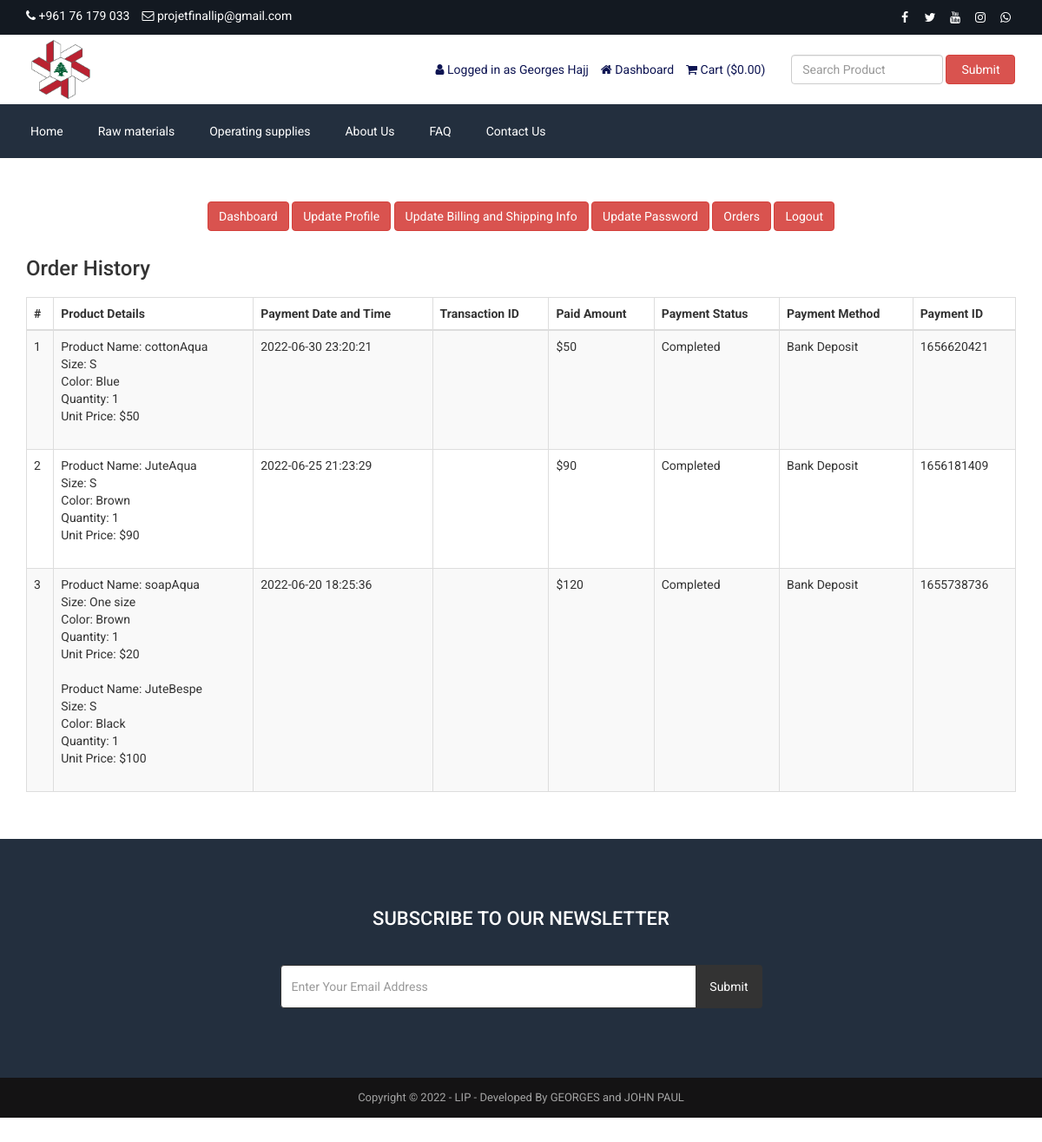
The page /customer-order.php (signed in) on the database its author committed.
### tables this page shows
CREATE TABLE `tbl_settings` (
  `id` int(11) NOT NULL,
  `logo` varchar(255) NOT NULL,
  `favicon` varchar(255) NOT NULL,
  `footer_about` text NOT NULL,
  `footer_copyright` text NOT NULL,
  `contact_address` text NOT NULL,
  `contact_email` varchar(255) NOT NULL,
  `contact_phone` varchar(255) NOT NULL,
  `contact_fax` varchar(255) NOT NULL,
  `contact_map_iframe` text NOT NULL,
  `receive_email` varchar(255) NOT NULL,
  `receive_email_subject` varchar(255) NOT NULL,
  `receive_email_thank_you_message` text NOT NULL,
  `forget_password_message` text NOT NULL,
  `total_recent_post_footer` int(10) NOT NULL,
  `total_popular_post_footer` int(10) NOT NULL,
  `total_recent_post_sidebar` int(11) NOT NULL,
  `total_popular_post_sidebar` int(11) NOT NULL,
  `total_featured_product_home` int(11) NOT NULL,
  `total_latest_product_home` int(11) NOT NULL,
  `total_popular_product_home` int(11) NOT NULL,
  `meta_title_home` text NOT NULL,
  `meta_keyword_home` text NOT NULL,
  `meta_description_home` text NOT NULL,
  `banner_login` varchar(255) NOT NULL,
  `banner_registration` varchar(255) NOT NULL,
  `banner_forget_password` varchar(255) NOT NULL,
  `banner_reset_password` varchar(255) NOT NULL,
  `banner_search` varchar(255) NOT NULL,
  `banner_cart` varchar(255) NOT NULL,
  `banner_checkout` varchar(255) NOT NULL,
  `banner_product_category` varchar(255) NOT NULL,
  `banner_blog` varchar(255) NOT NULL,
  `cta_title` varchar(255) NOT NULL,
  `cta_content` text NOT NULL,
  `cta_read_more_text` varchar(255) NOT NULL,
  `cta_read_more_url` varchar(255) NOT NULL,
  `cta_photo` varchar(255) NOT NULL,
  `featured_product_title` varchar(255) NOT NULL,
  `featured_product_subtitle` varchar(255) NOT NULL,
  `latest_product_title` varchar(255) NOT NULL,
  `latest_product_subtitle` varchar(255) NOT NULL,
  `popular_product_title` varchar(255) NOT NULL,
  `popular_product_subtitle` varchar(255) NOT NULL,
  `testimonial_title` varchar(255) NOT NULL,
  `testimonial_subtitle` varchar(255) NOT NULL,
  `testimonial_photo` varchar(255) NOT NULL,
  `blog_title` varchar(255) NOT NULL,
  `blog_subtitle` varchar(255) NOT NULL,
  `newsletter_text` text NOT NULL,
  `paypal_email` varchar(255) NOT NULL,
  `stripe_public_key` varchar(255) NOT NULL,
  `stripe_secret_key` varchar(255) NOT NULL,
  `bank_detail` text NOT NULL,
  `before_head` text NOT NULL,
  `after_body` text NOT NULL,
  `before_body` text NOT NULL,
  `home_service_on_off` int(11) NOT NULL,
  `home_welcome_on_off` int(11) NOT NULL,
  `home_featured_product_on_off` int(11) NOT NULL,
  `home_latest_product_on_off` int(11) NOT NULL,
  `home_popular_product_on_off` int(11) NOT NULL,
  `home_testimonial_on_off` int(11) NOT NULL,
  `home_blog_on_off` int(11) NOT NULL,
  `newsletter_on_off` int(11) NOT NULL,
  `ads_above_welcome_on_off` int(1) NOT NULL,
  `ads_above_featured_product_on_off` int(1) NOT NULL,
  `ads_above_latest_product_on_off` int(1) NOT NULL,
  `ads_above_popular_product_on_off` int(1) NOT NULL,
  `ads_above_testimonial_on_off` int(1) NOT NULL,
  `ads_category_sidebar_on_off` int(1) NOT NULL
);

CREATE TABLE `tbl_social` (
  `social_id` int(11) NOT NULL,
  `social_name` varchar(30) NOT NULL,
  `social_url` varchar(255) NOT NULL,
  `social_icon` varchar(30) NOT NULL
);

CREATE TABLE `tbl_top_category` (
  `tcat_id` int(11) NOT NULL,
  `tcat_name` varchar(255) NOT NULL,
  `show_on_menu` int(1) NOT NULL
);

CREATE TABLE `tbl_page` (
  `id` int(11) NOT NULL,
  `about_title` varchar(255) NOT NULL,
  `about_content` text NOT NULL,
  `about_banner` varchar(255) NOT NULL,
  `about_meta_title` varchar(255) NOT NULL,
  `about_meta_keyword` text NOT NULL,
  `about_meta_description` text NOT NULL,
  `faq_title` varchar(255) NOT NULL,
  `faq_banner` varchar(255) NOT NULL,
  `faq_meta_title` varchar(255) NOT NULL,
  `faq_meta_keyword` text NOT NULL,
  `faq_meta_description` text NOT NULL,
  `blog_title` varchar(255) NOT NULL,
  `blog_banner` varchar(255) NOT NULL,
  `blog_meta_title` varchar(255) NOT NULL,
  `blog_meta_keyword` text NOT NULL,
  `blog_meta_description` text NOT NULL,
  `contact_title` varchar(255) NOT NULL,
  `contact_banner` varchar(255) NOT NULL,
  `contact_meta_title` varchar(255) NOT NULL,
  `contact_meta_keyword` text NOT NULL,
  `contact_meta_description` text NOT NULL,
  `pgallery_title` varchar(255) NOT NULL,
  `pgallery_banner` varchar(255) NOT NULL,
  `pgallery_meta_title` varchar(255) NOT NULL,
  `pgallery_meta_keyword` text NOT NULL,
  `pgallery_meta_description` text NOT NULL,
  `vgallery_title` varchar(255) NOT NULL,
  `vgallery_banner` varchar(255) NOT NULL,
  `vgallery_meta_title` varchar(255) NOT NULL,
  `vgallery_meta_keyword` text NOT NULL,
  `vgallery_meta_description` text NOT NULL
);

CREATE TABLE `tbl_payment` (
  `pay_id` int(11) NOT NULL,
  `customer_id` int(11) NOT NULL,
  `customer_FirstName` varchar(255) NOT NULL,
  `customer_LastName` varchar(255) NOT NULL,
  `customer_email` varchar(255) NOT NULL,
  `payment_date` varchar(50) NOT NULL,
  `txnid` varchar(255) NOT NULL,
  `paid_amount` int(11) NOT NULL,
  `card_number` varchar(50) NOT NULL,
  `card_cvv` varchar(10) NOT NULL,
  `card_month` varchar(10) NOT NULL,
  `card_year` varchar(10) NOT NULL,
  `bank_transaction_info` text NOT NULL,
  `payment_method` varchar(20) NOT NULL,
  `payment_status` varchar(25) NOT NULL,
  `shipping_status` varchar(20) NOT NULL,
  `payment_id` varchar(255) NOT NULL
);

CREATE TABLE `tbl_order` (
  `id` int(11) NOT NULL,
  `customer_id` int(11) NOT NULL,
  `product_id` int(11) NOT NULL,
  `product_name` varchar(255) NOT NULL,
  `size` varchar(100) NOT NULL,
  `color` varchar(100) NOT NULL,
  `quantity` varchar(50) NOT NULL,
  `unit_price` varchar(50) NOT NULL,
  `payment_id` varchar(255) NOT NULL,
  `company_id` int(11) NOT NULL,
  `order_status_id` int(11) NOT NULL
);

### customer-order.php (the view, shortened to what the rows shown need)
<?php require_once('header.php'); ?>
<div class="page">
    <div class="container">
        <div class="row">
            <div class="col-md-12">
                <div class="user-content">
                    <div class="table-responsive">
                        <table class="table table-bordered table-striped table-hover">
                            <thead>
                                <tr>
                                    <th><?php echo '#' ?></th>
                                    <th><?php echo 'Product Details'; ?></th>
                                    <th><?php echo 'Payment Date and Time'; ?></th>
                                    <th><?php echo 'Transaction ID'; ?></th>
                                    <th><?php echo 'Paid Amount'; ?></th>
                                    <th><?php echo 'Payment Status'; ?></th>
                                    <th><?php echo 'Payment Method'; ?></th>
                                    <th><?php echo 'Payment ID'; ?></th>
                                </tr>
                            </thead>
                            <tbody>
            <?php
            $limit = 10;
            $page = @$_GET['page'];
            if($page)
                $start = ($page - 1) * $limit;
            else
                $start = 0;
            $statement = $pdo->prepare("SELECT * FROM tbl_payment WHERE customer_email=? ORDER BY pay_id DESC LIMIT $start, $limit");
            $statement->execute(array($_SESSION['customer']['cust_email']));
            $result = $statement->fetchAll(PDO::FETCH_ASSOC);
            if ($page == 0) $page = 1;
            ?>
                                <?php
                                $tip = $page*10-10;
                                foreach ($result as $row) {
                                    $tip++;
                                    ?>
                                    <tr>
                                        <td><?php echo $tip; ?></td>
                                        <td>
                                            <?php
                                            $statement1 = $pdo->prepare("SELECT * FROM tbl_order WHERE payment_id=?");
                                            $statement1->execute(array($row['payment_id']));
                                            $result1 = $statement1->fetchAll(PDO::FETCH_ASSOC);
                                            foreach ($result1 as $row1) {
                                                echo 'Product Name: '.$row1['product_name'];
                                                echo '<br>Size: '.$row1['size'];
                                                echo '<br>Color: '.$row1['color'];
                                                echo '<br>Quantity: '.$row1['quantity'];
                                                echo '<br>Unit Price: $'.$row1['unit_price'];
                                                echo '<br><br>';
                                            }
                                            ?>
                                        </td>
                                        <td><?php echo $row['payment_date']; ?></td>
                                        <td><?php echo $row['txnid']; ?></td>
                                        <td><?php echo '$'.$row['paid_amount']; ?></td>
                                        <td><?php echo $row['payment_status']; ?></td>
                                        <td><?php echo $row['payment_method']; ?></td>
                                        <td><?php echo $row['payment_id']; ?></td>
                                    </tr>
                                    <?php
                                }
                                ?>
                            </tbody>
                        </table>
                </div>
            </div>
        </div>
    </div>
</div>
<?php require_once('footer.php'); ?>

### header.php (shortened to what the rows shown need)
<?php
include("admin/inc/config.php");
$statement = $pdo->prepare("SELECT * FROM tbl_settings WHERE id=1");
$statement->execute();
$result = $statement->fetchAll(PDO::FETCH_ASSOC);
foreach ($result as $row)
{
	$logo = $row['logo'];
	$contact_email = $row['contact_email'];
	$contact_phone = $row['contact_phone'];
}
?>
<!DOCTYPE html>
<html lang="en">
<head>
	<link rel="stylesheet" href="assets/css/bootstrap.min.css">
	<link rel="stylesheet" href="assets/css/font-awesome.min.css">
	<link rel="stylesheet" href="assets/css/owl.carousel.min.css">
	<link rel="stylesheet" href="assets/css/owl.theme.default.min.css">
	<link rel="stylesheet" href="assets/css/jquery.bxslider.min.css">
    <link rel="stylesheet" href="assets/css/magnific-popup.css">
    <link rel="stylesheet" href="assets/css/rating.css">
	<link rel="stylesheet" href="assets/css/spacing.css">
	<link rel="stylesheet" href="assets/css/bootstrap-touch-slider.css">
	<link rel="stylesheet" href="assets/css/animate.min.css">
	<link rel="stylesheet" href="assets/css/tree-menu.css">
	<link rel="stylesheet" href="assets/css/select2.min.css">
	<link rel="stylesheet" href="assets/css/main.css">
	<link rel="stylesheet" href="assets/css/responsive.css">
	<?php
	$statement = $pdo->prepare("SELECT * FROM tbl_page WHERE id=1");
	$statement->execute();
	$result = $statement->fetchAll(PDO::FETCH_ASSOC);
		?>
</head>
<body>
<div class="top">
	<div class="container">
		<div class="row">
			<div class="col-md-6 col-sm-6 col-xs-12">
				<div class="left">
					<ul>
						<li><i class="fa fa-phone"></i> <?php echo $contact_phone; ?></li>
						<li><i class="fa fa-envelope-o"></i> <?php echo $contact_email; ?></li>
					</ul>
				</div>
			</div>
			<div class="col-md-6 col-sm-6 col-xs-12">
				<div class="right">
					<ul>
						<?php
						$statement = $pdo->prepare("SELECT * FROM tbl_social");
						$statement->execute();
						$result = $statement->fetchAll(PDO::FETCH_ASSOC);
						foreach ($result as $row) {
							?>
							<?php if($row['social_url'] != ''): ?>
							<li><a href="<?php echo $row['social_url']; ?>"><i class="<?php echo $row['social_icon']; ?>"></i></a></li>
							<?php endif; ?>
							<?php
						}
						?>
					</ul>
				</div>
			</div>
		</div>
	</div>
</div>
<div class="header">
	<div class="container">
		<div class="row inner">
			<div class="col-md-4 logo">
				<a href="index.php"><img src="assets/uploads/<?php echo $logo; ?>" alt="logo image"></a>
			</div>
		</div>
	</div>
</div>
<div class="nav">
	<div class="container">
		<div class="row">
			<div class="col-md-12 pl_0 pr_0">
				<div class="menu-container">
					<div class="menu">
						<ul>
							<?php
							$statement = $pdo->prepare("SELECT * FROM tbl_top_category WHERE show_on_menu=1");
							$statement->execute();
							$result = $statement->fetchAll(PDO::FETCH_ASSOC);
							foreach ($result as $row) {
								?>
								<li><a href="product-category.php?id=<?php echo $row['tcat_id']; ?>&type=top-category"><?php echo $row['tcat_name']; ?></a>
								</li>
								<?php
							}
							?>
							<?php
							$statement = $pdo->prepare("SELECT * FROM tbl_page WHERE id=1");
							$statement->execute();
							$result = $statement->fetchAll(PDO::FETCH_ASSOC);
							foreach ($result as $row) {
								$about_title = $row['about_title'];
								$faq_title = $row['faq_title'];
								$contact_title = $row['contact_title'];
							}
							?>
							<li><a href="about.php"><?php echo $about_title; ?></a></li>
							<li><a href="faq.php"><?php echo $faq_title; ?></a></li>
							<li><a href="contact.php"><?php echo $contact_title; ?></a></li>
						</ul>
					</div>
				</div>
			</div>
		</div>
	</div>
</div>

### footer.php (shortened to what the rows shown need)
<?php
$statement = $pdo->prepare("SELECT * FROM tbl_settings WHERE id=1");
$statement->execute();
$result = $statement->fetchAll(PDO::FETCH_ASSOC);
foreach ($result as $row)
{
	$footer_copyright = $row['footer_copyright'];
    $newsletter_on_off = $row['newsletter_on_off'];
}
?>
<?php if($newsletter_on_off == 1): ?>
<section class="home-newsletter">
	<div class="container">
		<div class="row">
			<div class="col-md-6 col-md-offset-3">
				<div class="single">
				<form action="" method="POST">
					<h2><?php echo 'Subscribe To Our Newsletter'; ?></h2>
				</div>
			</div>
		</div>
	</div>
</section>
<?php endif; ?>
<div class="footer-bottom">
	<div class="container">
		<div class="row">
			<div class="col-md-12 copyright">
				<?php echo $footer_copyright; ?>
			</div>
		</div>
	</div>
</div>
</body>
</html>

### rows shown on the page
tbl_settings: contact_phone "+961 76 179 033", contact_email "projetfinallip@gmail.com", logo (picture), footer_copyright "Copyright © 2022 - LIP - Developed By GEORGES and JOHN PAUL"
tbl_top_category: tcat_name "Raw materials"
tbl_top_category: tcat_name "Operating supplies"
tbl_page: about_title "About Us", faq_title "FAQ", contact_title "Contact Us"
tbl_payment: payment_date "2022-06-30 23:20:21", paid_amount "50", payment_status "Completed", payment_method "Bank Deposit", payment "1656620421"
tbl_order: product_name "cottonAqua", size "S", color "Blue", quantity "1", unit_price "50"
tbl_payment: payment_date "2022-06-25 21:23:29", paid_amount "90", payment_status "Completed", payment_method "Bank Deposit", payment "1656181409"
tbl_order: product_name "JuteAqua", size "S", color "Brown", quantity "1", unit_price "90"
tbl_payment: payment_date "2022-06-20 18:25:36", paid_amount "120", payment_status "Completed", payment_method "Bank Deposit", payment "1655738736"
tbl_order: product_name "soapAqua", size "One size", color "Brown", quantity "1", unit_price "20"
tbl_order: product_name "JuteBespe", size "S", color "Black", quantity "1", unit_price "100"

### other values the page prints
$_SESSION['customer']['cust_FirstName'] "Georges"
$_SESSION['customer']['cust_LastName'] "Hajj"
